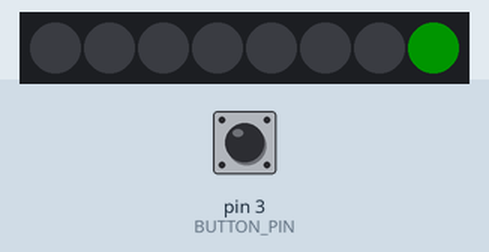
A sketch run on a simulated Arduino Nano, built with avr-gcc and run on an emulated ATmega328P. Shown: 8 RGB LEDs in strip order, left to right. The test bench sets the inputs (shaded band); at power-on: pin 3 (BUTTON_PIN) HIGH. Dim RGB values are drawn brighter than linear; what the sketch prints to the serial monitor is not drawn.

Above: at 0.15 s.
At 0.65 s:
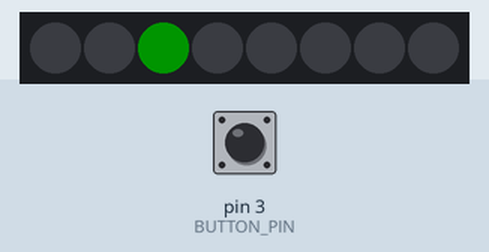
At 1.15 s:
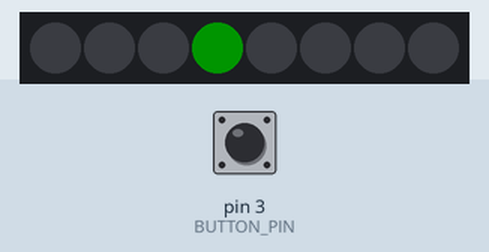
At 2.15 s:
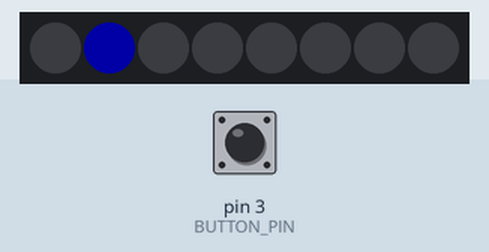
At 3.25 s:
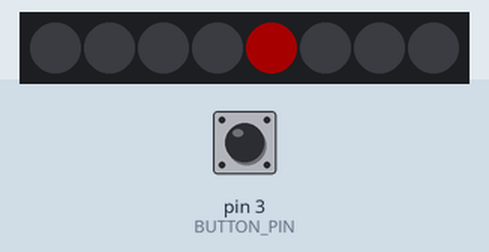
At 4.25 s:
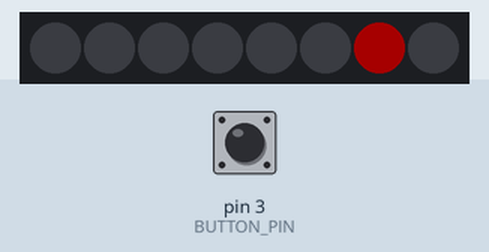
Timing chart, 0 to 40.0 s (numbered marks = the images above):
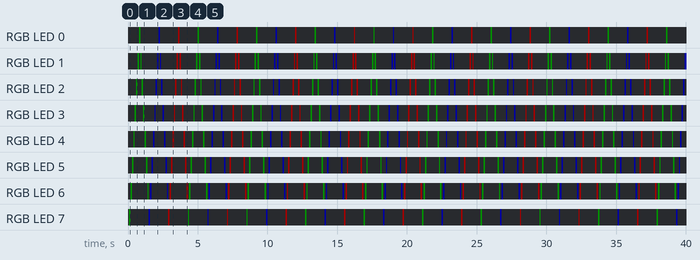

Measured:
- by itself, RGB LED 0, RGB LED 7: repeats every 4.2 s: off 1.3 s, RGB(0, 0, 40) 0.10 s, off 1.3 s, RGB(40, 0, 0) 0.10 s, off 1.3 s, RGB(0, 20, 0) 0.10 s
- by itself, RGB LED 1: repeats every 4.2 s: off 0.10 s, RGB(0, 20, 0) 0.10 s, off 1.1 s, RGB(0, 0, 40) 0.10 s, off 0.10 s, RGB(0, 0, 40) 0.10 s, off 1.1 s, RGB(40, 0, 0) 0.10 s, off 0.10 s, RGB(40, 0, 0) 0.10 s, off 1.1 s, RGB(0, 20, 0) 0.10 s
- by itself, everything shown: repeats every 4.2 s, in 42 steps

The sketch:

02_FirstArduinoProject.ino
```cpp
/*
 * Author: https://github.com/Mark-MDO47/
 *
 * 02_FirstArduinoProject.ino is code for https://github.com/Mark-MDO47/TODAS_DaughtersAndSons 02_FirstArduinoProject
 *
 * We are using an Arduino Nano with a USB mini-B connector
 *            V3.0 ATmega328P 5V 16M CH340 Compatible to Arduino Nano V3
 *            32Kbyte Flash (program storage), 2Kbyte SRAM, 1Kbyte EEPROM
 *            http://www.mouser.com/pdfdocs/Gravitech_Arduino_Nano3_0.pdf
 *            http://www.pighixxx.com/test/pinouts/boards/nano.pdf
 *
 */

 // connections:
//
// Nano pin 5V      LEDstick VCC
// Nano pin GND     LEDstick GND
// Nano pin D-7     LEDstick DIN
//
// Nano pin D-3     Button - press to choose FAST_INTERVAL timing

#include <FastLED.h>

// CUSTOMIZATION CHOICES

#define SLOW_INTERVAL 100 // button NOT pressed interval at which to blink (milliseconds)
#define FAST_INTERVAL 15  // button PRESSED interval at which to blink (milliseconds)
CRGB gTheColorList[] = { CRGB::Red, CRGB::Green, CRGB::Blue };

// PIN definitions

#define BUTTON_PIN 3 // press to press for FAST_INTERVAL timing; release for SLOW_INTERVAL

// For led chips like WS2812, which have a data line, ground, and power, you just
// need to define DATA_PIN.  For led chipsets that are SPI based (four wires - data, clock,
// ground, and power), like the LPD8806 define both DATA_PIN and CLOCK_PIN
// Clock pin only needed for SPI based chipsets when not using hardware SPI
#define DATA_PIN 7 // we use this pin for LEDs
// #define CLOCK_PIN 13 // we don't use CLOCK_PIN with this WS2812B LED Strip

// WS2812B and FastLED definitions

// How many leds in your strip?
#define NUM_LEDS 8 // this name is traditional in FastLED code

// brightness
#define BRIGHTMAX 40 // set to 250 for MUCH brighter

// definitions used for routines that display LEDs
static uint8_t gSawtoothPatternBits[] = { 0x80, 0x40, 0x20, 0x10, 0x08, 0x04, 0x02, 0x01, 0x02, 0x04, 0x08, 0x10, 0x20, 0x40 };

// this macro allows us to calculate number of elements in an array no matter what size each element is
#define NUMOF(x) (sizeof((x)) / sizeof((*x)))

// the following will adjust automatically to gTheColorList
#define NUMOF_COLOR_LIST NUMOF(gTheColorList)  // if three colors in list then this is 3

// the following will adjust automatically to gSawtoothPatternBits
#define NUMOF_SAWTOOTH_CALLS_THEN_REPEAT NUMOF(gSawtoothPatternBits) // the Sawtooth pattern does this many calls then repeats
static int gPatternsRepeat = NUMOF_SAWTOOTH_CALLS_THEN_REPEAT;

///////////////////////////////////////// GLOBAL VARIABLES //////////////////////////////

// Global variables will change:

// this points to the current color in gTheColorList[]
static int gTheColorIndex = 0;

// Define the RAM storage for the array of leds
CRGB fastled_array[NUM_LEDS];

/////////////////////////////////////////////////////////////////////////////////////////////////////////
// step_color_value() - step through color values
//    updates: gTheColorIndex
//    returns: nothing
//
// NOTE: this routine is designed such that AT ALL TIMES gTheColorIndex is within the valid range.
//   We calculate "idx" and make sure it is valid before storing into gTheColorIndex.

void step_color_value() {
  int idx = gTheColorIndex + 1;
  if (idx >= (NUMOF_COLOR_LIST)) idx = 0;
  gTheColorIndex = idx;
} // end step_color_value()

/////////////////////////////////////////////////////////////////////////////////////////////////////////
// ptrn_phase() - determine the state of the phase of pattern generation
//    returns: long int with either value >= 0 phase to blink or value < 0 STOP
// NOTE: code that calls us would stop if we returned -1 but we don't do that
//

long int ptrn_phase() {
  static long int current_phase = -1;

  current_phase += 1;
  current_phase %= gPatternsRepeat; // loop through the number of calls before repeat
  if (0 == current_phase) {
    step_color_value();
  }

  return(current_phase);
} // end ptrn_phase()

/////////////////////////////////////////////////////////////////////////////////////////////////////////
// ptrn_fill(ptrn_leds) -
//    returns: int with either value HIGH==blinked the LEDs or LOW==did not blink
//
// ptrn_leds   - where to store the pattern

int ptrn_fill(CRGB * ptrn_leds) {
  int did_blink = LOW;
  long int blink_phase = ptrn_phase();
  uint8_t bits = gSawtoothPatternBits[blink_phase];
  long int i; // loop index

  // set RAM for all LEDs off then light up whichever one is our blink_phase (-1 means STOP)
  if (blink_phase >= 0) {
    // motion is still active
    for (i = 0; i < NUM_LEDS; i++) { ptrn_leds[i] = CRGB::Black; }
    for (i = 0; i < NUM_LEDS; i++) {
      if (0 != (0x01 & bits)) {
        ptrn_leds[i] = gTheColorList[gTheColorIndex];
      } // end if this LED is not black
      bits >>= 1;
    } // end for all LEDs/bits
  } // else we are STOP
  did_blink = HIGH;

  return(did_blink);
} // end ptrn_fill()

/////////////////////////////////////////////////////////////////////////////////////////////////////////
// setup()
void setup() {
  Serial.begin(115200);         // this serial communication is for general debug; set the USB serial port to 115,200 baud
  while (!Serial) {
    ; // wait for serial port to connect. Needed for native USB port only
  }
  while (Serial.available()) Serial.read(); // clear any startup junk from the serial queue

  pinMode(BUTTON_PIN, INPUT_PULLUP); // digital INPUT_PULLUP means voltage HIGH unless grounded

  // ## Clockless types ##
  FastLED.addLeds<NEOPIXEL, DATA_PIN>(fastled_array, NUM_LEDS);  // GRB ordering is assumed
  FastLED.setBrightness(BRIGHTMAX); // help keep our power draw through Arduino Nano down

  Serial.println(F("")); // print a blank line in case there is some junk from power-on
  Serial.println(F("TODAS init..."));
} // end setup()

/////////////////////////////////////////////////////////////////////////////////////////////////////////
// loop()
void loop() {
  // Generally, you should use "unsigned long" for variables that hold millis() time
  // The value will quickly become too large for an int to store
  static unsigned long previousMillis = 0;        // will preserve last time LED was updated

  // check to see if it's time to "blink" the LED strip; that is, if the difference
  // between the current time and last time you blinked the LED is bigger than
  // the interval at which you want to blink the LED.
  unsigned long currentMillis = millis();
  unsigned long interval;    // interval at which to blink (milliseconds)

  if (HIGH == digitalRead(BUTTON_PIN)) {
    interval = SLOW_INTERVAL;
  } else {
    interval = FAST_INTERVAL;
  }

  if (currentMillis - previousMillis >= interval) {
    // save the last time you blinked the LED
    previousMillis = currentMillis;
    // generate pattern to display and display it
    ptrn_fill(fastled_array); // fill the pattern into RAM
    FastLED.show(); // show the pattern on LEDs
  } // end if time to display next step in pattern
} // end loop()
```
